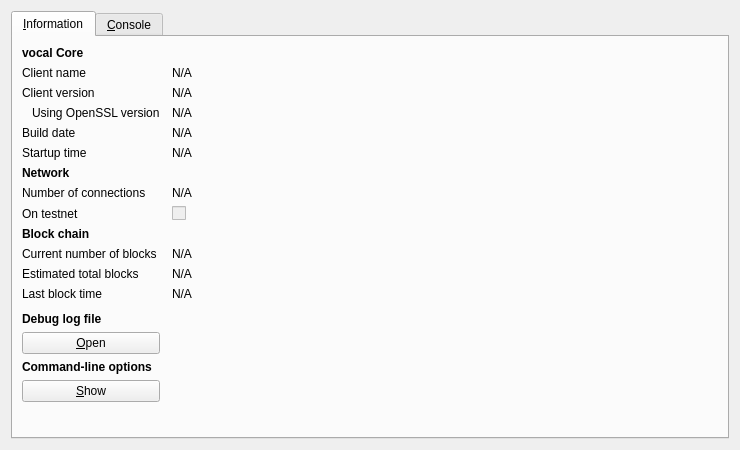
<?xml version="1.0" encoding="UTF-8"?>
<ui version="4.0">
 <class>RPCConsole</class>
 <widget class="QDialog" name="RPCConsole">
  <property name="geometry">
   <rect>
    <x>0</x>
    <y>0</y>
    <width>740</width>
    <height>450</height>
   </rect>
  </property>
  <property name="windowTitle">
   <string>vocal - Debug window</string>
  </property>
  <layout class="QVBoxLayout" name="verticalLayout_2">
   <item>
    <widget class="QTabWidget" name="tabWidget">
     <property name="currentIndex">
      <number>0</number>
     </property>
     <widget class="QWidget" name="tab_info">
      <attribute name="title">
       <string>&amp;Information</string>
      </attribute>
      <layout class="QGridLayout" name="gridLayout" columnstretch="0,1">
       <property name="horizontalSpacing">
        <number>12</number>
       </property>
       <item row="0" column="0">
        <widget class="QLabel" name="label_9">
         <property name="font">
          <font>
           <weight>75</weight>
           <bold>true</bold>
          </font>
         </property>
         <property name="text">
          <string>vocal Core</string>
         </property>
        </widget>
       </item>
       <item row="1" column="0">
        <widget class="QLabel" name="label_5">
         <property name="text">
          <string>Client name</string>
         </property>
        </widget>
       </item>
       <item row="1" column="1">
        <widget class="QLabel" name="clientName">
         <property name="cursor">
          <cursorShape>IBeamCursor</cursorShape>
         </property>
         <property name="text">
          <string>N/A</string>
         </property>
         <property name="textFormat">
          <enum>Qt::PlainText</enum>
         </property>
         <property name="textInteractionFlags">
          <set>Qt::LinksAccessibleByMouse|Qt::TextSelectableByKeyboard|Qt::TextSelectableByMouse</set>
         </property>
        </widget>
       </item>
       <item row="2" column="0">
        <widget class="QLabel" name="label_6">
         <property name="text">
          <string>Client version</string>
         </property>
        </widget>
       </item>
       <item row="2" column="1">
        <widget class="QLabel" name="clientVersion">
         <property name="cursor">
          <cursorShape>IBeamCursor</cursorShape>
         </property>
         <property name="text">
          <string>N/A</string>
         </property>
         <property name="textFormat">
          <enum>Qt::PlainText</enum>
         </property>
         <property name="textInteractionFlags">
          <set>Qt::LinksAccessibleByMouse|Qt::TextSelectableByKeyboard|Qt::TextSelectableByMouse</set>
         </property>
        </widget>
       </item>
       <item row="3" column="0">
        <widget class="QLabel" name="label_14">
         <property name="text">
          <string>Using OpenSSL version</string>
         </property>
         <property name="indent">
          <number>10</number>
         </property>
        </widget>
       </item>
       <item row="3" column="1">
        <widget class="QLabel" name="openSSLVersion">
         <property name="cursor">
          <cursorShape>IBeamCursor</cursorShape>
         </property>
         <property name="text">
          <string>N/A</string>
         </property>
         <property name="textFormat">
          <enum>Qt::PlainText</enum>
         </property>
         <property name="textInteractionFlags">
          <set>Qt::LinksAccessibleByMouse|Qt::TextSelectableByKeyboard|Qt::TextSelectableByMouse</set>
         </property>
        </widget>
       </item>
       <item row="4" column="0">
        <widget class="QLabel" name="label_12">
         <property name="text">
          <string>Build date</string>
         </property>
        </widget>
       </item>
       <item row="4" column="1">
        <widget class="QLabel" name="buildDate">
         <property name="cursor">
          <cursorShape>IBeamCursor</cursorShape>
         </property>
         <property name="text">
          <string>N/A</string>
         </property>
         <property name="textFormat">
          <enum>Qt::PlainText</enum>
         </property>
         <property name="textInteractionFlags">
          <set>Qt::LinksAccessibleByMouse|Qt::TextSelectableByKeyboard|Qt::TextSelectableByMouse</set>
         </property>
        </widget>
       </item>
       <item row="5" column="0">
        <widget class="QLabel" name="label_13">
         <property name="text">
          <string>Startup time</string>
         </property>
        </widget>
       </item>
       <item row="5" column="1">
        <widget class="QLabel" name="startupTime">
         <property name="cursor">
          <cursorShape>IBeamCursor</cursorShape>
         </property>
         <property name="text">
          <string>N/A</string>
         </property>
         <property name="textFormat">
          <enum>Qt::PlainText</enum>
         </property>
         <property name="textInteractionFlags">
          <set>Qt::LinksAccessibleByMouse|Qt::TextSelectableByKeyboard|Qt::TextSelectableByMouse</set>
         </property>
        </widget>
       </item>
       <item row="6" column="0">
        <widget class="QLabel" name="label_11">
         <property name="font">
          <font>
           <weight>75</weight>
           <bold>true</bold>
          </font>
         </property>
         <property name="text">
          <string>Network</string>
         </property>
        </widget>
       </item>
       <item row="7" column="0">
        <widget class="QLabel" name="label_7">
         <property name="text">
          <string>Number of connections</string>
         </property>
        </widget>
       </item>
       <item row="7" column="1">
        <widget class="QLabel" name="numberOfConnections">
         <property name="cursor">
          <cursorShape>IBeamCursor</cursorShape>
         </property>
         <property name="text">
          <string>N/A</string>
         </property>
         <property name="textFormat">
          <enum>Qt::PlainText</enum>
         </property>
         <property name="textInteractionFlags">
          <set>Qt::LinksAccessibleByMouse|Qt::TextSelectableByKeyboard|Qt::TextSelectableByMouse</set>
         </property>
        </widget>
       </item>
       <item row="8" column="0">
        <widget class="QLabel" name="label_8">
         <property name="text">
          <string>On testnet</string>
         </property>
        </widget>
       </item>
       <item row="8" column="1">
        <widget class="QCheckBox" name="isTestNet">
         <property name="enabled">
          <bool>false</bool>
         </property>
         <property name="text">
          <string/>
         </property>
        </widget>
       </item>
       <item row="9" column="0">
        <widget class="QLabel" name="label_10">
         <property name="font">
          <font>
           <weight>75</weight>
           <bold>true</bold>
          </font>
         </property>
         <property name="text">
          <string>Block chain</string>
         </property>
        </widget>
       </item>
       <item row="10" column="0">
        <widget class="QLabel" name="label_3">
         <property name="text">
          <string>Current number of blocks</string>
         </property>
        </widget>
       </item>
       <item row="10" column="1">
        <widget class="QLabel" name="numberOfBlocks">
         <property name="cursor">
          <cursorShape>IBeamCursor</cursorShape>
         </property>
         <property name="text">
          <string>N/A</string>
         </property>
         <property name="textFormat">
          <enum>Qt::PlainText</enum>
         </property>
         <property name="textInteractionFlags">
          <set>Qt::LinksAccessibleByMouse|Qt::TextSelectableByKeyboard|Qt::TextSelectableByMouse</set>
         </property>
        </widget>
       </item>
       <item row="11" column="0">
        <widget class="QLabel" name="label_4">
         <property name="text">
          <string>Estimated total blocks</string>
         </property>
        </widget>
       </item>
       <item row="11" column="1">
        <widget class="QLabel" name="totalBlocks">
         <property name="cursor">
          <cursorShape>IBeamCursor</cursorShape>
         </property>
         <property name="text">
          <string>N/A</string>
         </property>
         <property name="textFormat">
          <enum>Qt::PlainText</enum>
         </property>
         <property name="textInteractionFlags">
          <set>Qt::LinksAccessibleByMouse|Qt::TextSelectableByKeyboard|Qt::TextSelectableByMouse</set>
         </property>
        </widget>
       </item>
       <item row="12" column="0">
        <widget class="QLabel" name="label_2">
         <property name="text">
          <string>Last block time</string>
         </property>
        </widget>
       </item>
       <item row="12" column="1">
        <widget class="QLabel" name="lastBlockTime">
         <property name="cursor">
          <cursorShape>IBeamCursor</cursorShape>
         </property>
         <property name="text">
          <string>N/A</string>
         </property>
         <property name="textFormat">
          <enum>Qt::PlainText</enum>
         </property>
         <property name="textInteractionFlags">
          <set>Qt::LinksAccessibleByMouse|Qt::TextSelectableByKeyboard|Qt::TextSelectableByMouse</set>
         </property>
        </widget>
       </item>
       <item row="13" column="0">
        <spacer name="verticalSpacer_2">
         <property name="orientation">
          <enum>Qt::Vertical</enum>
         </property>
         <property name="sizeHint" stdset="0">
          <size>
           <width>20</width>
           <height>20</height>
          </size>
         </property>
        </spacer>
       </item>
       <item row="14" column="0">
        <widget class="QLabel" name="labelDebugLogfile">
         <property name="font">
          <font>
           <weight>75</weight>
           <bold>true</bold>
          </font>
         </property>
         <property name="text">
          <string>Debug log file</string>
         </property>
        </widget>
       </item>
       <item row="15" column="0">
        <widget class="QPushButton" name="openDebugLogfileButton">
         <property name="toolTip">
          <string>Open the vocal debug log file from the current data directory. This can take a few seconds for large log files.</string>
         </property>
         <property name="text">
          <string>&amp;Open</string>
         </property>
         <property name="autoDefault">
          <bool>false</bool>
         </property>
        </widget>
       </item>
       <item row="16" column="0">
        <widget class="QLabel" name="labelCLOptions">
         <property name="font">
          <font>
           <weight>75</weight>
           <bold>true</bold>
          </font>
         </property>
         <property name="text">
          <string>Command-line options</string>
         </property>
        </widget>
       </item>
       <item row="17" column="0">
        <widget class="QPushButton" name="showCLOptionsButton">
         <property name="toolTip">
          <string>Show the vocal-Qt help message to get a list with possible vocal command-line options.</string>
         </property>
         <property name="text">
          <string>&amp;Show</string>
         </property>
         <property name="autoDefault">
          <bool>false</bool>
         </property>
        </widget>
       </item>
       <item row="18" column="0">
        <spacer name="verticalSpacer">
         <property name="orientation">
          <enum>Qt::Vertical</enum>
         </property>
         <property name="sizeHint" stdset="0">
          <size>
           <width>20</width>
           <height>40</height>
          </size>
         </property>
        </spacer>
       </item>
      </layout>
     </widget>
     <widget class="QWidget" name="tab_console">
      <attribute name="title">
       <string>&amp;Console</string>
      </attribute>
      <layout class="QVBoxLayout" name="verticalLayout_3">
       <property name="spacing">
        <number>3</number>
       </property>
       <item>
        <widget class="QTextEdit" name="messagesWidget">
         <property name="minimumSize">
          <size>
           <width>0</width>
           <height>100</height>
          </size>
         </property>
         <property name="readOnly">
          <bool>true</bool>
         </property>
         <property name="tabKeyNavigation" stdset="0">
          <bool>false</bool>
         </property>
         <property name="columnCount" stdset="0">
          <number>2</number>
         </property>
        </widget>
       </item>
       <item>
        <layout class="QHBoxLayout" name="horizontalLayout">
         <property name="spacing">
          <number>3</number>
         </property>
         <item>
          <widget class="QLabel" name="label">
           <property name="text">
            <string notr="true">&gt;</string>
           </property>
          </widget>
         </item>
         <item>
          <widget class="QLineEdit" name="lineEdit"/>
         </item>
         <item>
          <widget class="QPushButton" name="clearButton">
           <property name="maximumSize">
            <size>
             <width>24</width>
             <height>24</height>
            </size>
           </property>
           <property name="toolTip">
            <string>Clear console</string>
           </property>
           <property name="text">
            <string/>
           </property>
           <property name="icon">
            <iconset resource="../bitcoin.qrc">
             <normaloff>:/icons/remove</normaloff>:/icons/remove</iconset>
           </property>
           <property name="shortcut">
            <string notr="true">Ctrl+L</string>
           </property>
           <property name="autoDefault">
            <bool>false</bool>
           </property>
          </widget>
         </item>
        </layout>
       </item>
      </layout>
     </widget>
    </widget>
   </item>
  </layout>
 </widget>
 <resources>
  <include location="../bitcoin.qrc"/>
 </resources>
 <connections/>
</ui>
